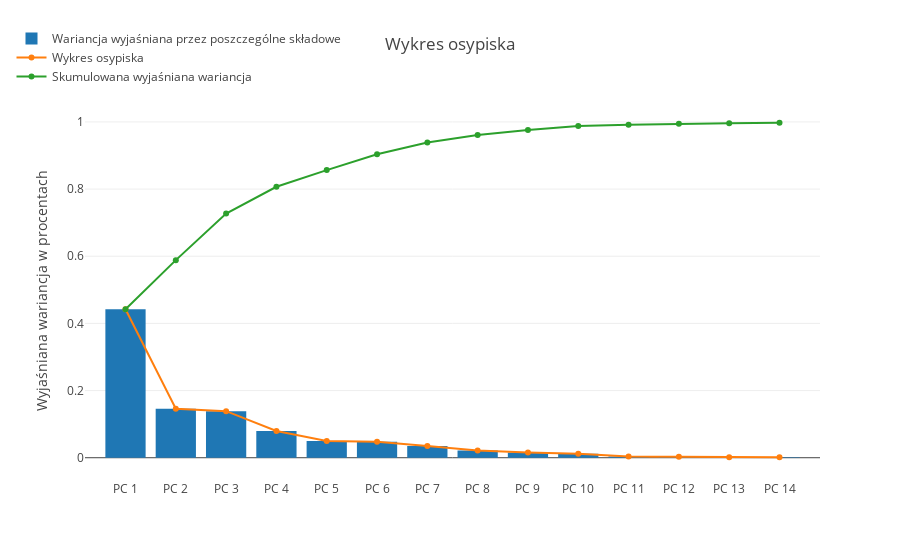

Notebook code cell kept with this figure:
### Markdown cell above
Patrząc na wykres wybralibyśmy 5 składowych.

### Code cell
plotly.offline.init_notebook_mode() 
var_exp = pca.explained_variance_ratio_
cum_var_exp = pca.explained_variance_ratio_.cumsum()
trace1 = dict(
    type='bar',
    x=['PC %s' %i for i in range(1,15)],
    y=var_exp,
    name='Wariancja wyjaśniana przez poszczególne składowe'
)

trace3 = dict(
    type='scatter',
    x=['PC %s' %i for i in range(1,15)], 
    y=cum_var_exp,
    name='Skumulowana wyjaśniana wariancja'
)

trace2 = dict(
    type='scatter',
    x=['PC %s' %i for i in range(1,15)], 
    y=var_exp,
    name='Wykres osypiska'
)

data = [trace1, trace2, trace3]

layout=dict(
    title='Wykres osypiska',
    yaxis=dict(
        title='Wyjaśniana wariancja w procentach'
    ),
    legend=dict(x=-.1, y=1.2),
    annotations=list([
        dict(
            x=1.16,
            y=1.05,
            xref='paper',
            yref='paper',
            text='V',
            showarrow=False,
        )
    ])
)

fig = dict(data=data, layout=layout)
plotly.offline.iplot(fig)

### Figure 1 — Plotly figure (JSON) as saved in the notebook; plotly's stock layout.template omitted (floating-point values rounded to 4 significant figures)
{"data": [{"name": "Wariancja wyjaśniana przez poszczególne składowe", "type": "bar", "uid": "6464a7b0-0a7d-432b-a64c-1691c4c35ade", "x": ["PC 1", "PC 2", "PC 3", "PC 4", "PC 5", "PC 6", "PC 7", "PC 8", "PC 9", "PC 10", "PC 11", "PC 12", "PC 13", "PC 14"], "y": [0.4423, 0.1461, 0.1386, 0.07982, 0.04959, 0.04744, 0.03494, 0.02191, 0.01527, 0.01184, 0.003795, 0.00278, 0.001655, 0.001439, 0.001227, 0.0008977, 0.0002085, 0.0001567, 1.633e-05]}, {"name": "Wykres osypiska", "type": "scatter", "uid": "f29afc25-1877-44f0-a45f-89c2379b378e", "x": ["PC 1", "PC 2", "PC 3", "PC 4", "PC 5", "PC 6", "PC 7", "PC 8", "PC 9", "PC 10", "PC 11", "PC 12", "PC 13", "PC 14"], "y": [0.4423, 0.1461, 0.1386, 0.07982, 0.04959, 0.04744, 0.03494, 0.02191, 0.01527, 0.01184, 0.003795, 0.00278, 0.001655, 0.001439, 0.001227, 0.0008977, 0.0002085, 0.0001567, 1.633e-05]}, {"name": "Skumulowana wyjaśniana wariancja", "type": "scatter", "uid": "7b63cb11-3512-47b8-93f7-1227c8639049", "x": ["PC 1", "PC 2", "PC 3", "PC 4", "PC 5", "PC 6", "PC 7", "PC 8", "PC 9", "PC 10", "PC 11", "PC 12", "PC 13", "PC 14"], "y": [0.4423, 0.5884, 0.727, 0.8068, 0.8564, 0.9039, 0.9388, 0.9607, 0.976, 0.9878, 0.9916, 0.9944, 0.9961, 0.9975, 0.9987, 0.9996, 0.9998, 1.0, 1.0]}], "layout": {"annotations": [{"showarrow": false, "text": "V", "x": 1.16, "xref": "paper", "y": 1.05, "yref": "paper"}], "legend": {"x": -0.1, "y": 1.2}, "title": {"text": "Wykres osypiska"}, "yaxis": {"title": {"text": "Wyjaśniana wariancja w procentach"}}}}
